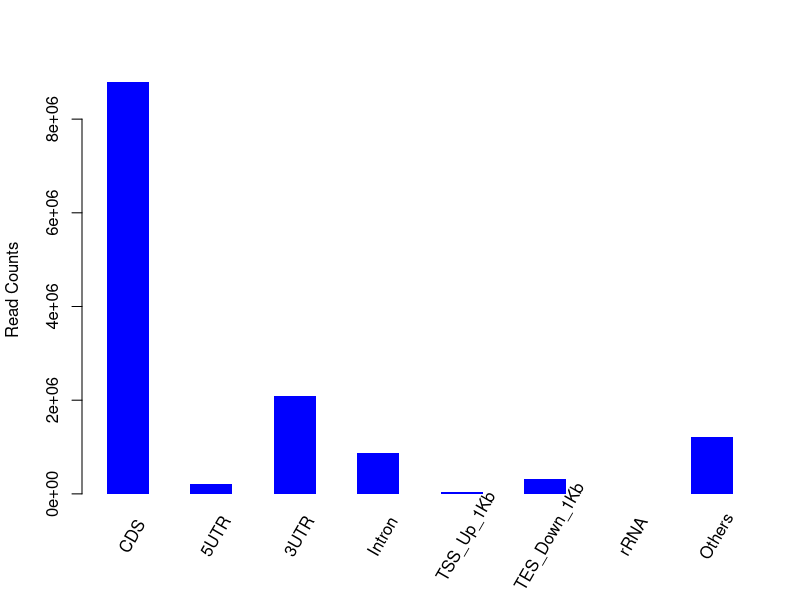

The R source for this figure:
png("/rds/user/is460/hpc-work/muscle-rnaseq/ezbamqc/output/figs/srpk3_hom_ttnb_het_8.read_distr.png",width=500,height=500,units="px")
M=c(8792484,203101,2085056,876146,45334,307485,925,1206574)
Mname=c("CDS","5UTR","3UTR","Intron","TSS_Up_1Kb","TES_Down_1Kb","rRNA","Others")
val = barplot(M,xlab="",space=1,ylab="Read Counts",col="blue",border="NA")
text(x=seq(val[1],val[8],by=2),y=rep(0,8),srt=60,adj=0,offset=2,pos=1,xpd=T,labels=Mname)
dev.state = dev.off()
